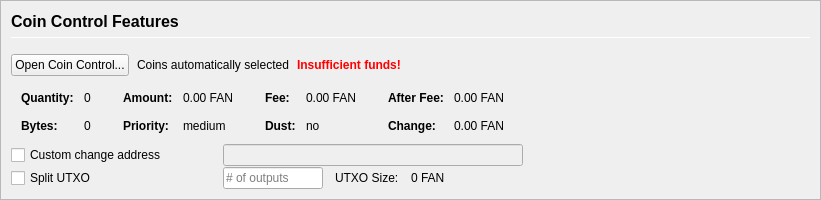
         <widget class="QFrame" name="frameCoinControl">
          <property name="sizePolicy">
           <sizepolicy hsizetype="Expanding" vsizetype="Expanding">
            <horstretch>0</horstretch>
            <verstretch>0</verstretch>
           </sizepolicy>
          </property>
          <property name="maximumSize">
           <size>
            <width>16777215</width>
            <height>16777215</height>
           </size>
          </property>
          <property name="frameShape">
           <enum>QFrame::StyledPanel</enum>
          </property>
          <property name="frameShadow">
           <enum>QFrame::Sunken</enum>
          </property>
          <layout class="QVBoxLayout" name="verticalLayoutCoinControl2">
           <property name="spacing">
            <number>0</number>
           </property>
           <property name="leftMargin">
            <number>0</number>
           </property>
           <property name="topMargin">
            <number>0</number>
           </property>
           <property name="rightMargin">
            <number>0</number>
           </property>
           <property name="bottomMargin">
            <number>0</number>
           </property>
           <item>
            <widget class="QFrame" name="frameCoinControl_BG">
             <layout class="QVBoxLayout" name="verticalLayoutCoinControl" stretch="0,0,0,0,0,0">
              <property name="spacing">
               <number>1</number>
              </property>
              <property name="leftMargin">
               <number>10</number>
              </property>
              <property name="topMargin">
               <number>10</number>
              </property>
              <item>
               <layout class="QHBoxLayout" name="horizontalLayoutCoinControl1">
                <property name="bottomMargin">
                 <number>15</number>
                </property>
                <item>
                 <layout class="QVBoxLayout" name="verticalLayout_3">
                  <property name="spacing">
                   <number>6</number>
                  </property>
                  <item>
                   <widget class="QLabel" name="labelCoinControlFeatures">
                    <property name="sizePolicy">
                     <sizepolicy hsizetype="Preferred" vsizetype="Maximum">
                      <horstretch>0</horstretch>
                      <verstretch>0</verstretch>
                     </sizepolicy>
                    </property>
                    <property name="minimumSize">
                     <size>
                      <width>0</width>
                      <height>20</height>
                     </size>
                    </property>
                    <property name="font">
                     <font>
                      <pointsize>12</pointsize>
                      <weight>75</weight>
                      <bold>true</bold>
                     </font>
                    </property>
                    <property name="styleSheet">
                     <string notr="true">font-weight:bold;</string>
                    </property>
                    <property name="text">
                     <string>Coin Control Features</string>
                    </property>
                   </widget>
                  </item>
                  <item>
                   <widget class="Line" name="line">
                    <property name="minimumSize">
                     <size>
                      <width>0</width>
                      <height>1</height>
                     </size>
                    </property>
                    <property name="maximumSize">
                     <size>
                      <width>16777215</width>
                      <height>1</height>
                     </size>
                    </property>
                    <property name="orientation">
                     <enum>Qt::Horizontal</enum>
                    </property>
                   </widget>
                  </item>
                 </layout>
                </item>
               </layout>
              </item>
              <item>
               <layout class="QHBoxLayout" name="horizontalLayoutCoinControl2" stretch="0,0,0,0">
                <property name="spacing">
                 <number>8</number>
                </property>
                <property name="bottomMargin">
                 <number>10</number>
                </property>
                <item>
                 <widget class="QPushButton" name="pushButtonCoinControl">
                  <property name="styleSheet">
                   <string notr="true"/>
                  </property>
                  <property name="text">
                   <string>Open Coin Control...</string>
                  </property>
                  <property name="autoDefault">
                   <bool>false</bool>
                  </property>
                 </widget>
                </item>
                <item>
                 <widget class="QLabel" name="labelCoinControlAutomaticallySelected">
                  <property name="text">
                   <string>Coins automatically selected</string>
                  </property>
                  <property name="margin">
                   <number>5</number>
                  </property>
                 </widget>
                </item>
                <item>
                 <widget class="QLabel" name="labelCoinControlInsuffFunds">
                  <property name="font">
                   <font>
                    <weight>75</weight>
                    <bold>true</bold>
                   </font>
                  </property>
                  <property name="styleSheet">
                   <string notr="true">color:red;font-weight:bold;</string>
                  </property>
                  <property name="text">
                   <string>Insufficient funds!</string>
                  </property>
                  <property name="margin">
                   <number>5</number>
                  </property>
                 </widget>
                </item>
                <item>
                 <spacer name="horizontalSpacerCoinControl">
                  <property name="orientation">
                   <enum>Qt::Horizontal</enum>
                  </property>
                  <property name="sizeHint" stdset="0">
                   <size>
                    <width>40</width>
                    <height>1</height>
                   </size>
                  </property>
                 </spacer>
                </item>
               </layout>
              </item>
              <item>
               <widget class="QWidget" name="widgetCoinControl" native="true">
                <property name="sizePolicy">
                 <sizepolicy hsizetype="Preferred" vsizetype="Preferred">
                  <horstretch>0</horstretch>
                  <verstretch>0</verstretch>
                 </sizepolicy>
                </property>
                <property name="minimumSize">
                 <size>
                  <width>0</width>
                  <height>0</height>
                 </size>
                </property>
                <property name="styleSheet">
                 <string notr="true"/>
                </property>
                <layout class="QHBoxLayout" name="horizontalLayoutCoinControl5">
                 <property name="leftMargin">
                  <number>0</number>
                 </property>
                 <property name="topMargin">
                  <number>0</number>
                 </property>
                 <property name="rightMargin">
                  <number>0</number>
                 </property>
                 <property name="bottomMargin">
                  <number>0</number>
                 </property>
                 <item>
                  <layout class="QHBoxLayout" name="horizontalLayoutCoinControl3" stretch="0,0,0,1">
                   <property name="spacing">
                    <number>20</number>
                   </property>
                   <property name="topMargin">
                    <number>0</number>
                   </property>
                   <property name="bottomMargin">
                    <number>10</number>
                   </property>
                   <item>
                    <layout class="QFormLayout" name="formLayoutCoinControl1">
                     <property name="horizontalSpacing">
                      <number>10</number>
                     </property>
                     <property name="verticalSpacing">
                      <number>14</number>
                     </property>
                     <property name="leftMargin">
                      <number>10</number>
                     </property>
                     <property name="topMargin">
                      <number>4</number>
                     </property>
                     <property name="rightMargin">
                      <number>6</number>
                     </property>
                     <item row="0" column="0">
                      <widget class="QLabel" name="labelCoinControlQuantityText">
                       <property name="font">
                        <font>
                         <weight>75</weight>
                         <bold>true</bold>
                        </font>
                       </property>
                       <property name="text">
                        <string>Quantity:</string>
                       </property>
                       <property name="margin">
                        <number>0</number>
                       </property>
                      </widget>
                     </item>
                     <item row="0" column="1">
                      <widget class="QLabel" name="labelCoinControlQuantity">
                       <property name="cursor">
                        <cursorShape>IBeamCursor</cursorShape>
                       </property>
                       <property name="contextMenuPolicy">
                        <enum>Qt::ActionsContextMenu</enum>
                       </property>
                       <property name="text">
                        <string notr="true">0</string>
                       </property>
                       <property name="margin">
                        <number>0</number>
                       </property>
                       <property name="textInteractionFlags">
                        <set>Qt::LinksAccessibleByMouse|Qt::TextSelectableByKeyboard|Qt::TextSelectableByMouse</set>
                       </property>
                      </widget>
                     </item>
                     <item row="1" column="0">
                      <widget class="QLabel" name="labelCoinControlBytesText">
                       <property name="font">
                        <font>
                         <weight>75</weight>
                         <bold>true</bold>
                        </font>
                       </property>
                       <property name="text">
                        <string>Bytes:</string>
                       </property>
                      </widget>
                     </item>
                     <item row="1" column="1">
                      <widget class="QLabel" name="labelCoinControlBytes">
                       <property name="cursor">
                        <cursorShape>IBeamCursor</cursorShape>
                       </property>
                       <property name="contextMenuPolicy">
                        <enum>Qt::ActionsContextMenu</enum>
                       </property>
                       <property name="text">
                        <string notr="true">0</string>
                       </property>
                       <property name="textInteractionFlags">
                        <set>Qt::LinksAccessibleByMouse|Qt::TextSelectableByKeyboard|Qt::TextSelectableByMouse</set>
                       </property>
                      </widget>
                     </item>
                    </layout>
                   </item>
                   <item>
                    <layout class="QFormLayout" name="formLayoutCoinControl2">
                     <property name="horizontalSpacing">
                      <number>10</number>
                     </property>
                     <property name="verticalSpacing">
                      <number>14</number>
                     </property>
                     <property name="leftMargin">
                      <number>6</number>
                     </property>
                     <property name="topMargin">
                      <number>4</number>
                     </property>
                     <property name="rightMargin">
                      <number>6</number>
                     </property>
                     <item row="0" column="0">
                      <widget class="QLabel" name="labelCoinControlAmountText">
                       <property name="font">
                        <font>
                         <weight>75</weight>
                         <bold>true</bold>
                        </font>
                       </property>
                       <property name="text">
                        <string>Amount:</string>
                       </property>
                       <property name="margin">
                        <number>0</number>
                       </property>
                      </widget>
                     </item>
                     <item row="0" column="1">
                      <widget class="QLabel" name="labelCoinControlAmount">
                       <property name="cursor">
                        <cursorShape>IBeamCursor</cursorShape>
                       </property>
                       <property name="contextMenuPolicy">
                        <enum>Qt::ActionsContextMenu</enum>
                       </property>
                       <property name="text">
                        <string notr="true">0.00 FAN</string>
                       </property>
                       <property name="textInteractionFlags">
                        <set>Qt::LinksAccessibleByMouse|Qt::TextSelectableByKeyboard|Qt::TextSelectableByMouse</set>
                       </property>
                      </widget>
                     </item>
                     <item row="1" column="0">
                      <widget class="QLabel" name="labelCoinControlPriorityText">
                       <property name="font">
                        <font>
                         <weight>75</weight>
                         <bold>true</bold>
                        </font>
                       </property>
                       <property name="text">
                        <string>Priority:</string>
                       </property>
                      </widget>
                     </item>
                     <item row="1" column="1">
                      <widget class="QLabel" name="labelCoinControlPriority">
                       <property name="cursor">
                        <cursorShape>IBeamCursor</cursorShape>
                       </property>
                       <property name="contextMenuPolicy">
                        <enum>Qt::ActionsContextMenu</enum>
                       </property>
                       <property name="text">
                        <string>medium</string>
                       </property>
                       <property name="textInteractionFlags">
                        <set>Qt::LinksAccessibleByMouse|Qt::TextSelectableByKeyboard|Qt::TextSelectableByMouse</set>
                       </property>
                      </widget>
                     </item>
                    </layout>
                   </item>
                   <item>
                    <layout class="QFormLayout" name="formLayoutCoinControl3">
                     <property name="horizontalSpacing">
                      <number>10</number>
                     </property>
                     <property name="verticalSpacing">
                      <number>14</number>
                     </property>
                     <property name="leftMargin">
                      <number>6</number>
                     </property>
                     <property name="topMargin">
                      <number>4</number>
                     </property>
                     <property name="rightMargin">
                      <number>6</number>
                     </property>
                     <item row="0" column="0">
                      <widget class="QLabel" name="labelCoinControlFeeText">
                       <property name="font">
                        <font>
                         <weight>75</weight>
                         <bold>true</bold>
                        </font>
                       </property>
                       <property name="text">
                        <string>Fee:</string>
                       </property>
                       <property name="margin">
                        <number>0</number>
                       </property>
                      </widget>
                     </item>
                     <item row="0" column="1">
                      <widget class="QLabel" name="labelCoinControlFee">
                       <property name="cursor">
                        <cursorShape>IBeamCursor</cursorShape>
                       </property>
                       <property name="contextMenuPolicy">
                        <enum>Qt::ActionsContextMenu</enum>
                       </property>
                       <property name="text">
                        <string notr="true">0.00 FAN</string>
                       </property>
                       <property name="textInteractionFlags">
                        <set>Qt::LinksAccessibleByMouse|Qt::TextSelectableByKeyboard|Qt::TextSelectableByMouse</set>
                       </property>
                      </widget>
                     </item>
                     <item row="1" column="0">
                      <widget class="QLabel" name="labelCoinControlLowOutputText">
                       <property name="font">
                        <font>
                         <weight>75</weight>
                         <bold>true</bold>
                        </font>
                       </property>
                       <property name="text">
                        <string>Dust:</string>
                       </property>
                      </widget>
                     </item>
                     <item row="1" column="1">
                      <widget class="QLabel" name="labelCoinControlLowOutput">
                       <property name="cursor">
                        <cursorShape>IBeamCursor</cursorShape>
                       </property>
                       <property name="contextMenuPolicy">
                        <enum>Qt::ActionsContextMenu</enum>
                       </property>
                       <property name="text">
                        <string>no</string>
                       </property>
                       <property name="textInteractionFlags">
                        <set>Qt::LinksAccessibleByMouse|Qt::TextSelectableByKeyboard|Qt::TextSelectableByMouse</set>
                       </property>
                      </widget>
                     </item>
                    </layout>
                   </item>
                   <item>
                    <layout class="QFormLayout" name="formLayoutCoinControl4">
                     <property name="horizontalSpacing">
                      <number>10</number>
                     </property>
                     <property name="verticalSpacing">
                      <number>14</number>
                     </property>
                     <property name="leftMargin">
                      <number>6</number>
                     </property>
                     <property name="topMargin">
                      <number>4</number>
                     </property>
                     <property name="rightMargin">
                      <number>6</number>
                     </property>
                     <item row="0" column="0">
                      <widget class="QLabel" name="labelCoinControlAfterFeeText">
                       <property name="font">
                        <font>
                         <weight>75</weight>
                         <bold>true</bold>
                        </font>
                       </property>
                       <property name="text">
                        <string>After Fee:</string>
                       </property>
                       <property name="margin">
                        <number>0</number>
                       </property>
                      </widget>
                     </item>
                     <item row="0" column="1">
                      <widget class="QLabel" name="labelCoinControlAfterFee">
                       <property name="cursor">
                        <cursorShape>IBeamCursor</cursorShape>
                       </property>
                       <property name="contextMenuPolicy">
                        <enum>Qt::ActionsContextMenu</enum>
                       </property>
                       <property name="text">
                        <string notr="true">0.00 FAN</string>
                       </property>
                       <property name="textInteractionFlags">
                        <set>Qt::LinksAccessibleByMouse|Qt::TextSelectableByKeyboard|Qt::TextSelectableByMouse</set>
                       </property>
                      </widget>
                     </item>
                     <item row="1" column="0">
                      <widget class="QLabel" name="labelCoinControlChangeText">
                       <property name="font">
                        <font>
                         <weight>75</weight>
                         <bold>true</bold>
                        </font>
                       </property>
                       <property name="text">
                        <string>Change:</string>
                       </property>
                      </widget>
                     </item>
                     <item row="1" column="1">
                      <widget class="QLabel" name="labelCoinControlChange">
                       <property name="cursor">
                        <cursorShape>IBeamCursor</cursorShape>
                       </property>
                       <property name="contextMenuPolicy">
                        <enum>Qt::ActionsContextMenu</enum>
                       </property>
                       <property name="text">
                        <string notr="true">0.00 FAN</string>
                       </property>
                       <property name="textInteractionFlags">
                        <set>Qt::LinksAccessibleByMouse|Qt::TextSelectableByKeyboard|Qt::TextSelectableByMouse</set>
                       </property>
                      </widget>
                     </item>
                    </layout>
                   </item>
                  </layout>
                 </item>
                </layout>
               </widget>
              </item>
              <item>
               <layout class="QHBoxLayout" name="horizontalLayoutCoinControl4">
                <property name="spacing">
                 <number>12</number>
                </property>
                <property name="sizeConstraint">
                 <enum>QLayout::SetDefaultConstraint</enum>
                </property>
                <property name="topMargin">
                 <number>0</number>
                </property>
                <property name="rightMargin">
                 <number>0</number>
                </property>
                <item>
                 <widget class="QCheckBox" name="checkBoxCoinControlChange">
                  <property name="sizePolicy">
                   <sizepolicy hsizetype="Preferred" vsizetype="Preferred">
                    <horstretch>0</horstretch>
                    <verstretch>0</verstretch>
                   </sizepolicy>
                  </property>
                  <property name="minimumSize">
                   <size>
                    <width>200</width>
                    <height>0</height>
                   </size>
                  </property>
                  <property name="maximumSize">
                   <size>
                    <width>200</width>
                    <height>16777215</height>
                   </size>
                  </property>
                  <property name="toolTip">
                   <string>If this is activated, but the change address is empty or invalid, change will be sent to a newly generated address.</string>
                  </property>
                  <property name="text">
                   <string>Custom change address</string>
                  </property>
                 </widget>
                </item>
                <item>
                 <widget class="QValidatedLineEdit" name="lineEditCoinControlChange">
                  <property name="enabled">
                   <bool>false</bool>
                  </property>
                  <property name="sizePolicy">
                   <sizepolicy hsizetype="Preferred" vsizetype="Preferred">
                    <horstretch>0</horstretch>
                    <verstretch>0</verstretch>
                   </sizepolicy>
                  </property>
                  <property name="minimumSize">
                   <size>
                    <width>300</width>
                    <height>0</height>
                   </size>
                  </property>
                 </widget>
                </item>
                <item>
                 <widget class="QLabel" name="labelCoinControlChangeLabel">
                  <property name="sizePolicy">
                   <sizepolicy hsizetype="Preferred" vsizetype="Preferred">
                    <horstretch>0</horstretch>
                    <verstretch>0</verstretch>
                   </sizepolicy>
                  </property>
                  <property name="minimumSize">
                   <size>
                    <width>100</width>
                    <height>0</height>
                   </size>
                  </property>
                  <property name="text">
                   <string/>
                  </property>
                  <property name="margin">
                   <number>3</number>
                  </property>
                 </widget>
                </item>
               </layout>
              </item>
              <item>
               <layout class="QHBoxLayout" name="horizontalLayoutCoinControl6">
                <property name="spacing">
                 <number>12</number>
                </property>
                <property name="rightMargin">
                 <number>0</number>
                </property>
                <item>
                 <widget class="QCheckBox" name="splitBlockCheckBox">
                  <property name="sizePolicy">
                   <sizepolicy hsizetype="Preferred" vsizetype="Preferred">
                    <horstretch>0</horstretch>
                    <verstretch>0</verstretch>
                   </sizepolicy>
                  </property>
                  <property name="minimumSize">
                   <size>
                    <width>200</width>
                    <height>0</height>
                   </size>
                  </property>
                  <property name="maximumSize">
                   <size>
                    <width>200</width>
                    <height>16777215</height>
                   </size>
                  </property>
                  <property name="text">
                   <string>Split UTXO</string>
                  </property>
                 </widget>
                </item>
                <item>
                 <widget class="QLineEdit" name="splitBlockLineEdit">
                  <property name="sizePolicy">
                   <sizepolicy hsizetype="Preferred" vsizetype="Preferred">
                    <horstretch>50</horstretch>
                    <verstretch>0</verstretch>
                   </sizepolicy>
                  </property>
                  <property name="minimumSize">
                   <size>
                    <width>100</width>
                    <height>0</height>
                   </size>
                  </property>
                  <property name="maximumSize">
                   <size>
                    <width>100</width>
                    <height>16777215</height>
                   </size>
                  </property>
                  <property name="placeholderText">
                   <string># of outputs</string>
                  </property>
                 </widget>
                </item>
                <item>
                 <widget class="QLabel" name="labelBlockSizeText">
                  <property name="text">
                   <string>UTXO Size:</string>
                  </property>
                 </widget>
                </item>
                <item>
                 <widget class="QLabel" name="labelBlockSize">
                  <property name="text">
                   <string>0 FAN</string>
                  </property>
                 </widget>
                </item>
                <item>
                 <spacer name="horizontalSpacer_7">
                  <property name="orientation">
                   <enum>Qt::Horizontal</enum>
                  </property>
                  <property name="sizeHint" stdset="0">
                   <size>
                    <width>40</width>
                    <height>20</height>
                   </size>
                  </property>
                 </spacer>
                </item>
               </layout>
              </item>
              <item>
               <spacer name="verticalSpacerCoinControl">
                <property name="orientation">
                 <enum>Qt::Vertical</enum>
                </property>
                <property name="sizeHint" stdset="0">
                 <size>
                  <width>800</width>
                  <height>1</height>
                 </size>
                </property>
               </spacer>
              </item>
             </layout>
            </widget>
           </item>
          </layout>
         </widget>
